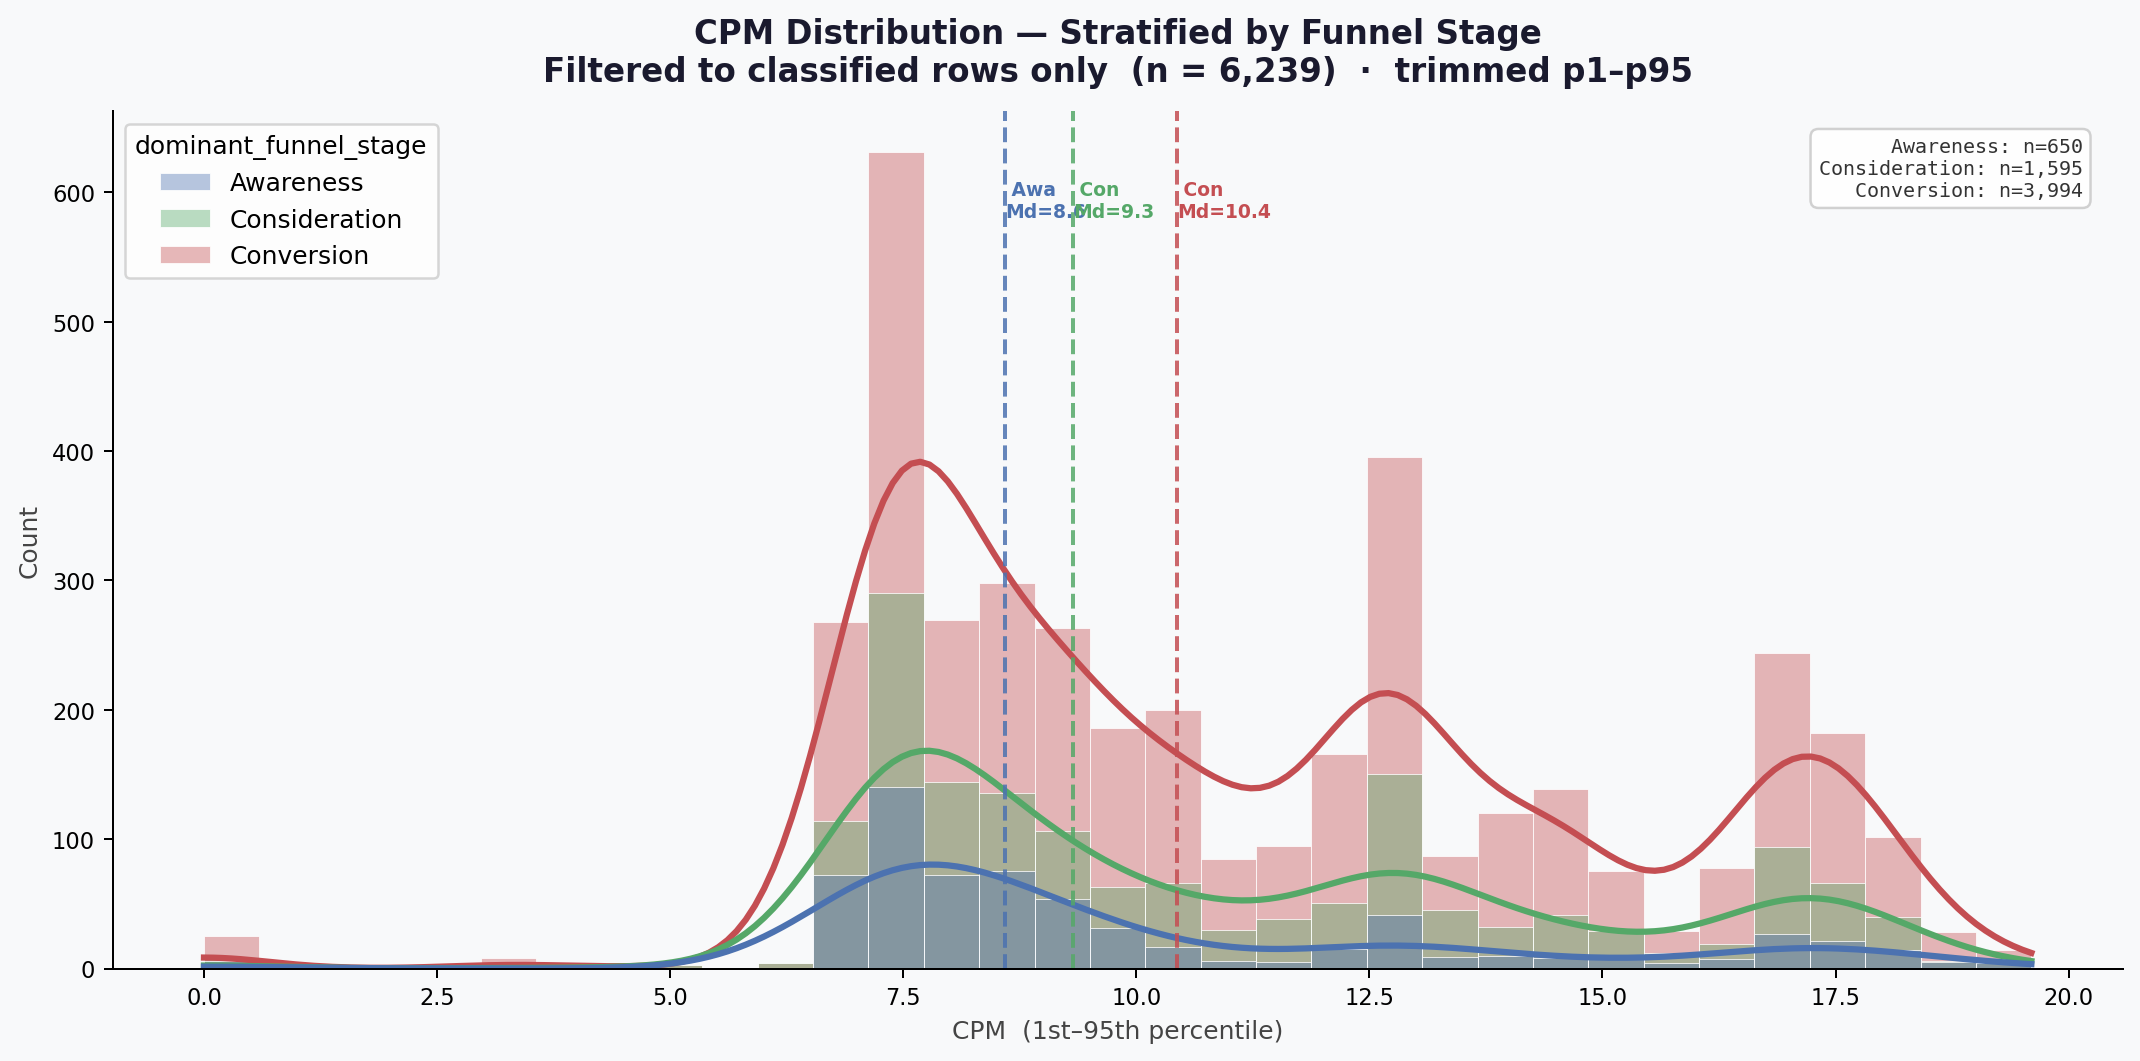

Write Python code to recreate this figure.
"""
EDA Step 2 — Stratified CPM Distribution by Funnel Stage
=========================================================
Performs three operations in sequence:

  1. ARGMAX   — derives dominant funnel stage from video percentage columns
  2. COALESCE — builds 'dominant_funnel_stage' (image label > video argmax > Unknown)
  3. PROOF    — re-plots CPM distribution from EDA Step 1, now stratified by
                funnel stage using hue, to visually prove that the distribution
                of CPM differs across Awareness / Consideration / Conversion.

Usage (notebook):
    from eda_step2_stratified_cpm import run_eda_step2
    run_eda_step2(df_master)

Usage (standalone):
    python eda_step2_stratified_cpm.py
"""

import numpy as np
import pandas as pd
import matplotlib.pyplot as plt
import matplotlib.ticker as ticker
import seaborn as sns
from scipy import stats
from pathlib import Path

# ── Configuration ──────────────────────────────────────────────────────────────

VIDEO_COLS   = ["Awareness_Percentage", "Consideration_Percentage", "Conversion_Percentage"]
IMG_COL      = "taxonomy_category"
TARGET_COL   = "dominant_funnel_stage"
PLOT_METRIC  = "CPM"
RANDOM_SEED  = 42

STAGE_ORDER  = ["Awareness", "Consideration", "Conversion"]
PALETTE      = {
    "Awareness"    : "#4C72B0",   # blue
    "Consideration": "#55A868",   # green
    "Conversion"   : "#C44E52",   # red
}

BACKGROUND   = "#F8F9FA"
TITLE_FS     = 13
LABEL_FS     = 10

# ── Step 1 & 2 — Build dominant_funnel_stage ───────────────────────────────────

def build_funnel_stage(df: pd.DataFrame) -> pd.DataFrame:
    """
    Adds (or refreshes) the dominant_funnel_stage column.

    Priority:
      1. taxonomy_category  (images — direct label)
      2. idxmax of video %  (videos — highest probability stage)
      3. 'Unknown'          (neither)
    """
    df = df.copy()

    # ── Argmax across video % columns ─────────────────────────────────────────
    has_video = df[VIDEO_COLS].notna().any(axis=1)
    video_argmax = (
        df.loc[has_video, VIDEO_COLS]
        .idxmax(axis=1)
        .str.replace("_Percentage", "", regex=False)   # 'Conversion_Percentage' → 'Conversion'
    )

    # ── Coalesce ───────────────────────────────────────────────────────────────
    df[TARGET_COL] = (
        df[IMG_COL]                              # priority 1: image label
        .where(df[IMG_COL].notna(),
               other=video_argmax.reindex(df.index))  # priority 2: video argmax
        .fillna("Unknown")                       # priority 3: fallback
    )

    # ── Console summary ────────────────────────────────────────────────────────
    counts = df[TARGET_COL].value_counts(dropna=False)
    total  = len(df)
    print("\n" + "═" * 52)
    print("  DOMINANT FUNNEL STAGE — Distribution")
    print("═" * 52)
    for stage, n in counts.items():
        bar = "█" * int(n / total * 30)
        print(f"  {str(stage):<16} {n:>5}  ({n/total*100:5.1f}%)  {bar}")
    print("═" * 52 + "\n")

    return df


# ── Step 3 — Stratified CPM Plot ───────────────────────────────────────────────

def plot_stratified_cpm(df: pd.DataFrame) -> None:
    """
    Re-draws the CPM KDE from EDA Step 1, stratified by dominant_funnel_stage.
    'Unknown' rows are excluded. Log scale applied if all CPM values > 0.
    """

    # Filter: known stages only, valid CPM values
    df_known = df[df[TARGET_COL].isin(STAGE_ORDER)].copy()
    df_known[PLOT_METRIC] = pd.to_numeric(df_known[PLOT_METRIC], errors="coerce")
    df_known = df_known[np.isfinite(df_known[PLOT_METRIC])]

    if df_known.empty:
        print("[WARN] No valid rows to plot after filtering.")
        return

    use_log   = bool((df_known[PLOT_METRIC] > 0).all())
    n_total   = len(df_known)
    n_stages  = df_known[TARGET_COL].value_counts()

    # ── Canvas ─────────────────────────────────────────────────────────────────
    fig, ax = plt.subplots(figsize=(12, 6), facecolor=BACKGROUND)
    ax.set_facecolor(BACKGROUND)

    # ── Main plot ──────────────────────────────────────────────────────────────
    sns.histplot(
        data      = df_known,
        x         = PLOT_METRIC,
        hue       = TARGET_COL,
        hue_order = STAGE_ORDER,
        palette   = PALETTE,
        kde       = True,
        log_scale = use_log,
        alpha     = 0.40,
        linewidth = 0.3,
        edgecolor = "white",
        line_kws  = {"linewidth": 2.5},
        ax        = ax,
    )

    # ── Median lines per stage ─────────────────────────────────────────────────
    for stage in STAGE_ORDER:
        sub    = df_known.loc[df_known[TARGET_COL] == stage, PLOT_METRIC]
        median = sub.median()
        ax.axvline(
            median,
            color     = PALETTE[stage],
            linewidth = 1.6,
            linestyle = "--",
            alpha     = 0.85,
            label     = f"_median_{stage}"   # suppress from legend
        )
        # Median label on the axis
        ax.text(
            median, ax.get_ylim()[1] * 0.92,
            f" {stage[:3]}\nMd={median:.1f}",
            color     = PALETTE[stage],
            fontsize  = 7.5,
            fontweight= "bold",
            va        = "top",
            ha        = "left",
        )

    # ── Title & labels ─────────────────────────────────────────────────────────
    scale_note = "log₁₀ scale" if use_log else "trimmed p1–p95"
    ax.set_title(
        f"CPM Distribution — Stratified by Funnel Stage\n"
        f"Filtered to classified rows only  (n = {n_total:,})  ·  {scale_note}",
        fontsize  = TITLE_FS,
        fontweight= "bold",
        color     = "#1A1A2E",
        pad       = 12,
    )
    ax.set_xlabel(
        f"CPM  ({'log₁₀ scale' if use_log else '1st–95th percentile'})",
        fontsize=LABEL_FS, color="#444"
    )
    ax.set_ylabel("Count", fontsize=LABEL_FS, color="#444")
    ax.tick_params(labelsize=9)

    for spine in ["top", "right"]:
        ax.spines[spine].set_visible(False)

    # ── Stage count annotation box ─────────────────────────────────────────────
    count_lines = "\n".join(
        [f"{s}: n={n_stages.get(s, 0):,}" for s in STAGE_ORDER]
    )
    ax.annotate(
        count_lines,
        xy        = (0.98, 0.97),
        xycoords  = "axes fraction",
        ha        = "right",
        va        = "top",
        fontsize  = 8,
        family    = "monospace",
        color     = "#333",
        bbox      = dict(boxstyle="round,pad=0.4", facecolor="white",
                         edgecolor="#ccc", alpha=0.9)
    )

    plt.tight_layout()
    plt.savefig("eda_step2_stratified_cpm.png", dpi=180, bbox_inches="tight")
    plt.show()
    print("[INFO] Figure saved → eda_step2_stratified_cpm.png")


# ── Entry Point ────────────────────────────────────────────────────────────────

def run_eda_step2(df: pd.DataFrame) -> pd.DataFrame:
    """
    Main entry point. Pass df_master.
    Returns the DataFrame with dominant_funnel_stage added.
    """
    required = [IMG_COL] + VIDEO_COLS + [PLOT_METRIC]
    missing  = [c for c in required if c not in df.columns]
    if missing:
        raise ValueError(f"Missing columns in DataFrame: {missing}")

    df = build_funnel_stage(df)
    plot_stratified_cpm(df)
    return df


# ── Standalone ─────────────────────────────────────────────────────────────────

if __name__ == "__main__":
    DATA_PATH = Path(__file__).parent / "Havas.2" / "df_master.csv"

    print(f"[INFO] Loading → {DATA_PATH.name}")
    df_master = pd.read_csv(DATA_PATH)
    print(f"       Shape   : {df_master.shape}")

    df_master = run_eda_step2(df_master)

    # Persist dominant_funnel_stage back to df_master.csv
    df_master.to_csv(DATA_PATH, index=False)
    print(f"[INFO] df_master saved with '{TARGET_COL}' column.")
